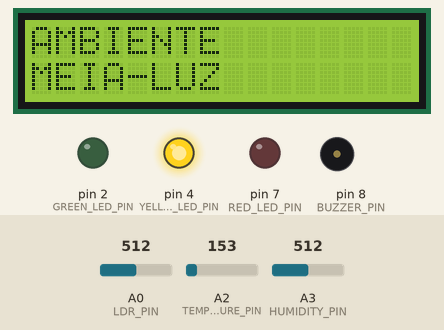
Simulated run of this sketch. Board: Arduino Uno, built with avr-gcc and run on an emulated ATmega328P. On the bench: 16×2 character LCD, output pins drawn as LEDs (lit = HIGH), buzzer (waves = sounding). Inputs (shaded band) come from the test bench; at power-on: A0 (LDR_PIN) = 512, A2 (TEMPERATURE_PIN) = 153, A3 (HUMIDITY_PIN) = 512. What the sketch prints to the serial monitor is not drawn.

Above: at 0.2 s.
At 10.2 s:
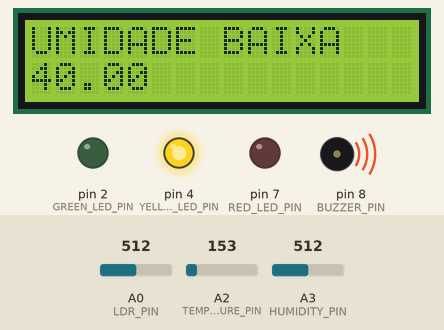
At 16.2 s:
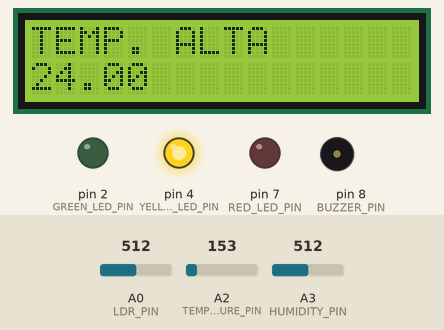
At 36.3 s:
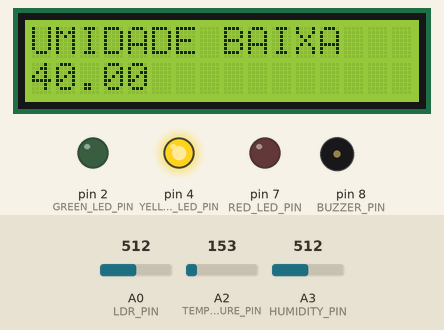
Timing chart, 0 to 37.8 s (numbered marks = the images above):
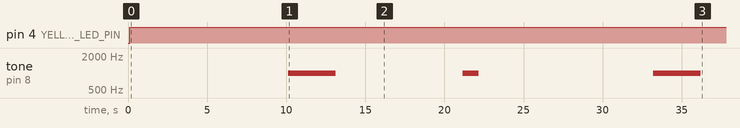

Measured:
- by itself, pin 4 (YELLOW_LED_PIN): LOW → HIGH at 0.10 s
- by itself, tone on pin 8 (BUZZER_PIN): goes 1000 Hz 3.0 s, silent 8.0 s, 1000 Hz 1.0 s, silent 11.0 s, 1000 Hz 3.0 s, then silent
- what the display in image 1 shows lasts 11.1 s, from 5.1 s to 16.2 s
- what the display in image 2 shows lasts 7.0 s, from 16.2 s to 23.2 s

The sketch:

main.ino
```cpp
#include <LiquidCrystal_I2C.h>
#include <stdlib.h>

const int RED_LED_PIN = 7;
const int YELLOW_LED_PIN = 4;
const int GREEN_LED_PIN = 2;
const int LDR_PIN = A0;
const int HUMIDITY_PIN = A3;
const int TEMPERATURE_PIN = A2;
const int BUZZER_PIN = 8;


LiquidCrystal_I2C lcd(0x20,16,2);

void setupLCD() {
  lcd.init();
  lcd.backlight();
  lcd.print("Vinheria Agnello");
  lcd.setCursor(0, 1);
  lcd.print("CP02 - EDGE");
}


double readTemperature() {
  double voltage = (analogRead(TEMPERATURE_PIN) / 1023.0) * 5000; // 5000 to get millivots.
  double tempC = (voltage-500) * 0.1; // 500 is the offset
  return tempC;
}

double readHumidity() {
  int humiditysensorOutput = map(analogRead(HUMIDITY_PIN), 0, 1023, 10, 70);
  return humiditysensorOutput;
}


char* doubleToString(double value) {
  static char buffer[10];
  dtostrf(value, 4, 2, buffer);
  return buffer;
}


void setup() {
  setupLCD();
  pinMode(RED_LED_PIN, OUTPUT);
  pinMode(YELLOW_LED_PIN, OUTPUT);
  pinMode(GREEN_LED_PIN, OUTPUT);
  pinMode(LDR_PIN, INPUT);
  pinMode(A3, INPUT);
  Serial.begin(9600);
}

void turnOffAllLeds() {
  digitalWrite(RED_LED_PIN, LOW);
  digitalWrite(YELLOW_LED_PIN, LOW);
  digitalWrite(GREEN_LED_PIN, LOW);
}

void printLuminosityScenario(int luminosity) {
  Serial.println(luminosity);
  turnOffAllLeds();

  if (luminosity <= 3){
    lcd.clear();
    digitalWrite(GREEN_LED_PIN, HIGH);
  } else if (luminosity > 3 && luminosity < 7){
    lcd.clear();
    digitalWrite(YELLOW_LED_PIN, HIGH);
    printLCD("AMBIENTE", "MEIA-LUZ");
  } else if (luminosity >= 7) {
    lcd.clear();
    digitalWrite(RED_LED_PIN, HIGH);
    printLCD("AMBIENTE", "ALTA-LUZ");
  }
}

void printLCD(char * message1, char * message2){
  lcd.clear();
  lcd.setCursor(0, 0);
  lcd.print(message1);
  lcd.setCursor(0, 1);
  lcd.print(message2);
  delay(5000);
}

void buzz(){
  tone(8, 1000, 1000);
  delay(1000);
  noTone(8);
}

void buzz3seconds(){
  tone(8, 1000, 3000);
  delay(3000);
  noTone(8);
  delay(3000);
}

void printHumidityScenario(double humidity) {
  Serial.println(humidity);
  char* humidityString = doubleToString(humidity);

  if (humidity <= 60){
    lcd.clear();
    printLCD("UMIDADE BAIXA", humidityString);
    buzz3seconds();
  } else if (humidity > 60 && humidity < 80){
    lcd.clear();
    printLCD("UMIDADE OK", humidityString);
  } else if (humidity >= 80) {
    lcd.clear();
    printLCD("UMIDADE ALTA", humidityString);
    buzz();
  }
}

void printTemperatureScenario(double temperature) {
  Serial.println(temperature);
  char* temperatureString = doubleToString(temperature);

  if (temperature <= 10){
    lcd.clear();
    printLCD("TEMP. BAIXA", temperatureString);
    buzz3seconds();
  } else if (temperature > 10 && temperature < 15){
    lcd.clear();
    printLCD("TEMP. OK", temperatureString);
  } else if (temperature >= 15) {
    lcd.clear();
    printLCD("TEMP. ALTA", temperatureString);
    buzz();
  }
}


void calculateStatusOfWineyard() {
  int count = 0;
  int luminositySum = 0;
  int humiditySum = 0;
  int temperatureSum = 0;

  while (count < 5){
    luminositySum += analogRead(LDR_PIN);
    humiditySum += readHumidity();
    temperatureSum += readTemperature();
    count++;
  }

  int luminosityAverage = map((luminositySum/count), 160, 600, 1, 8);
  double humidityAverage = humiditySum/count;
  double temperatureAverage = temperatureSum/count;

  printLuminosityScenario(luminosityAverage);
  printHumidityScenario(humidityAverage);
  printTemperatureScenario(temperatureAverage);
}

void loop() {
  calculateStatusOfWineyard();
  delay(1000);
}
```
